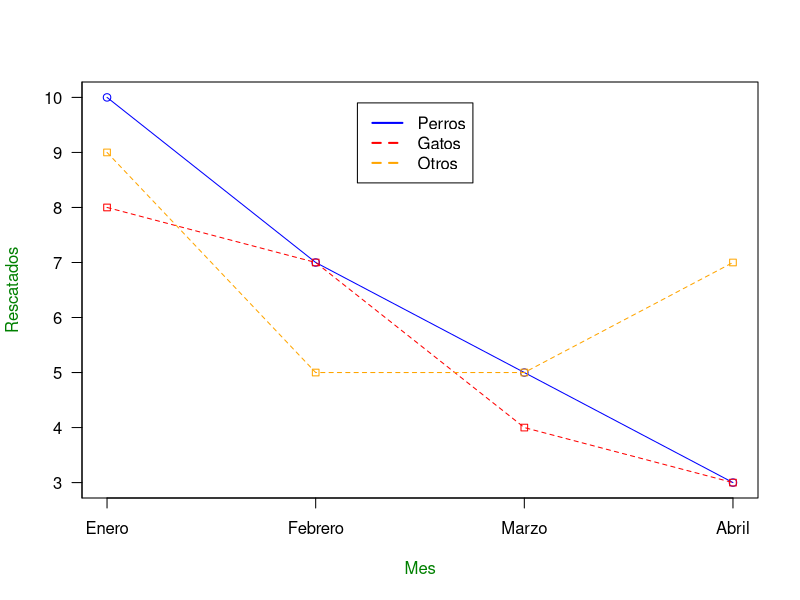
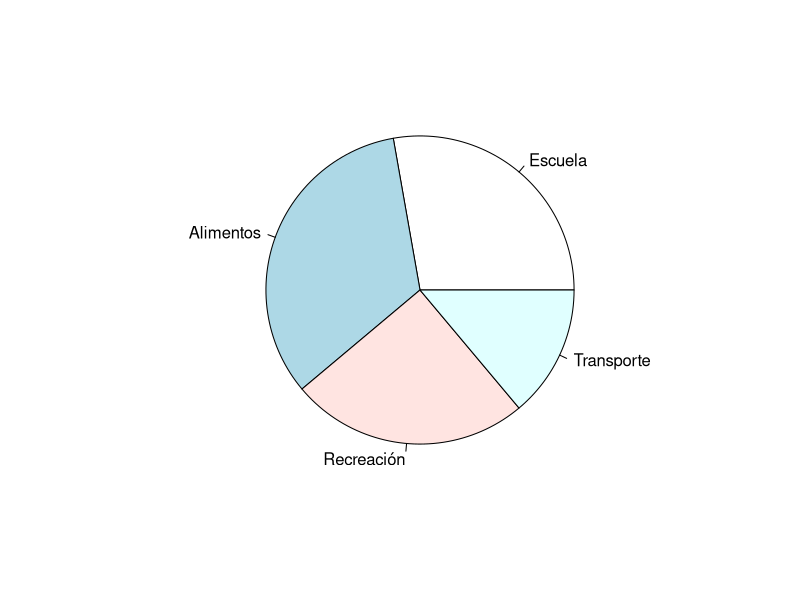

Here is the R script that generated these plots, in order:
## ---- chunk 1
10+5 
## ---- chunk 2
10/5 
## ---- chunk 3
saludo = "Hola mundo" 
saludo 
## ---- chunk 4
x <- 10+5 
## ---- chunk 5
x <-10+5
y <- x+5
y 
## ---- chunk 6
X <- c(1,2,3) 
X 
## ---- chunk 7
X <- 1:3 
X 
## ---- chunk 8
rep(1, times=3)  
## ---- chunk 9
edad_familia <- c(45,43,13,8,5)
## ---- chunk 10
edad_familia <- c(45,43,13,8,5)
edad_familia[1]
## ---- chunk 11
edad_familia <- c(45,43,13,8,5)
mean(edad_familia)
## ---- chunk 12
vec <- 1:10
matrix(vec, ncol=5, nrow=2)
## ---- chunk 13
vec <- 1:10
matrix(vec, ncol=5, nrow=2, byrow = TRUE)
## ---- chunk 14
matrix(c(1,2,3,4,5,6), ncol = 2, nrow=3)
## ---- chunk 15
x <- matrix(data = 1:9, nrow=3, ncol=3, byrow = TRUE)
x
apply(x,2,mean)
## ---- chunk 16
data.frame(w = 1, x = 1:5, y = LETTERS[1:5], z=runif(5))
## ---- chunk 17
matriz <- matrix(runif(10), ncol=5)
df <- as.data.frame(matriz)
df
## ---- chunk 18
df <- data.frame(w = 1, x = 1:5, y = LETTERS[1:5], z=runif(5))
df$w
## ---- chunk 19
df <- data.frame(Letras = LETTERS[1:5], Valores=runif(5))
df["Valores"]
df[4,"Letras"]
## ---- chunk 20
df <- data.frame(Letras = LETTERS[1:5], Valores=runif(5))
df[1,]
df[,1]
df[1,1]
## ---- chunk 21
"bar"
## ---- chunk 22
animales <- matrix(c(10,8,9,7,7,5,5,4,5,3,3,7), nrow = 3, ncol = 4, 
                   dimnames = list(c("Perro", "Gato", "Otros"),
                                   c("Enero", "Febrero", "Marzo", "Abril")))
animales
## ---- chunk 23
animales <- matrix(c(10,8,9,7,7,5,5,4,5,3,3,7), nrow = 3, ncol = 4, dimnames = list(c("Perro", "Gato", "Otros"),c("Enero", "Febrero", "Marzo", "Abril")))
plot(x=1:4, y=animales[1,], type = "o", col="blue", axes=FALSE, ann=FALSE)
axis(1, at=1:4, lab=colnames(animales))
axis(2, las=1, at=1:12)
box()
lines(animales[2,], type="o", pch=22, lty=2, col="red")
lines(animales[3,], type="o", pch=22, lty=2, col="orange")
title(xlab="Mes", col.lab=rgb(0,0.5,0))
title(ylab="Rescatados", col.lab=rgb(0,0.5,0))
legend(2.2,9.9,c("Perros","Gatos","Otros"),lty=c(1,2,2),
        lwd=c(2,2),col=c("blue","red","Orange")) 
## ---- chunk 24
gastos = c(Escuela=100, Alimentos=120, Recreación=90, Transporte=50) 
pie(gastos) 
## ---- chunk 25
if(10%%2==0){ 
  print("Es par") 
}else{ 
  print("Es impar") 
} 
## ---- chunk 26
set.seed(1)
val <- round(runif(1)*10,0)
val
ifelse(val%%2==0,"Par","Impar")  
## ---- chunk 27
for(i in 1:5){ 
  print(i) 
} 
## ---- chunk 28
i = 1 
while(i < 50){ 
  i = i * 2 
  print(i) 
} 
## ---- chunk 29
getwd()
